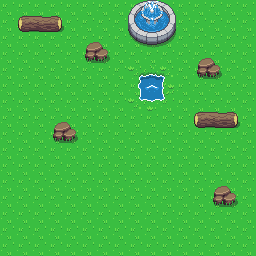

Tiled map render using the project's own tile images. Description and the whole map definition, tile-layer contents included, below:
An orthogonal 16x16 tile map with 16x16 px tiles, 3 tile layers (Capa de patrones 1, Capa de patrones 2, Capa de patrones 3) and 7 objects.

<map version="1.2" tiledversion="1.3.3" orientation="orthogonal" renderorder="right-down" width="16" height="16" tilewidth="16" tileheight="16" infinite="0" nextlayerid="8" nextobjectid="15">
 <tileset firstgid="1" source="MundoZelda.tsx" />
 <layer id="1" name="Capa de patrones 1" width="16" height="16">
  <data encoding="csv">
1,1,1,1,1,1,1,1,1,1,1,1,1,1,1,1,
1,1,1,1,1,1,1,1,1,1,1,1,1,1,1,1,
1,1,1,1,1,1,1,1,1,1,1,1,1,1,1,1,
1,1,1,1,1,1,1,1,1,1,1,1,1,1,1,1,
1,1,1,1,1,1,1,1,1,1,1,1,1,1,1,1,
1,1,1,1,1,1,1,1,1,1,1,1,1,1,1,1,
1,1,1,1,1,1,1,1,1,1,1,1,1,1,1,1,
1,1,1,1,1,1,1,1,1,1,1,1,1,1,1,1,
1,1,1,1,1,1,1,1,1,1,1,1,1,1,1,1,
1,1,1,1,1,1,1,1,1,1,1,1,1,1,1,1,
1,1,1,1,1,1,1,1,1,1,1,1,1,1,1,1,
1,1,1,1,1,1,1,1,1,1,1,1,1,1,1,1,
1,1,1,1,1,1,1,1,1,1,1,1,1,1,1,1,
1,1,1,1,1,1,1,1,1,1,1,1,1,1,1,1,
1,1,1,1,1,1,1,1,1,1,1,1,1,1,1,1,
1,1,1,1,1,1,1,1,1,1,1,1,1,1,1,1
</data>
 </layer>
 <layer id="2" name="Capa de patrones 2" width="16" height="16">
  <data encoding="csv">
0,0,0,0,0,0,0,0,0,0,0,0,0,0,0,0,
0,204,205,206,0,0,0,0,0,0,0,0,0,0,0,0,
0,0,0,0,0,45,46,0,0,0,0,0,0,0,0,0,
0,0,0,0,0,85,86,0,0,0,0,0,45,46,0,0,
0,0,0,0,0,0,0,0,243,244,245,0,85,86,0,0,
0,0,0,0,0,0,0,0,283,284,285,0,0,0,0,0,
0,0,0,0,0,0,0,0,323,324,325,0,0,0,0,0,
0,0,0,45,46,0,0,0,0,0,0,0,204,205,206,0,
0,0,0,85,86,0,0,0,0,0,0,0,0,0,0,0,
0,0,0,0,0,0,0,0,0,0,0,0,0,0,0,0,
0,0,0,0,0,0,0,0,0,0,0,0,0,0,0,0,
0,0,0,0,0,0,0,0,0,0,0,0,0,45,46,0,
0,0,0,0,0,0,0,0,0,0,0,0,0,85,86,0,
0,0,0,0,0,0,0,0,0,0,0,0,0,0,0,0,
0,0,0,0,0,0,0,0,0,0,0,0,0,0,0,0,
0,0,0,0,0,0,0,0,0,0,0,0,0,0,0,0
</data>
 </layer>
 <layer id="3" name="Capa de patrones 3" width="16" height="16" offsetx="-0.311171" offsety="-0.311171">
  <data encoding="csv">
0,0,0,0,0,0,0,0,383,384,385,0,0,0,0,0,
0,0,0,0,0,0,0,0,423,424,425,0,0,0,0,0,
0,0,0,0,0,0,0,0,463,464,465,0,0,0,0,0,
0,0,0,0,0,0,0,0,0,0,0,0,0,0,0,0,
0,0,0,0,0,0,0,0,0,0,0,0,0,0,0,0,
0,0,0,0,0,0,0,0,0,41,0,0,0,0,0,0,
0,0,0,0,0,0,0,0,0,0,0,0,0,0,0,0,
0,0,0,0,0,0,0,0,0,0,0,0,0,0,0,0,
0,0,0,0,0,0,0,0,0,0,0,0,0,0,0,0,
0,0,0,0,0,0,0,0,0,0,0,0,0,0,0,0,
0,0,0,0,0,0,0,0,0,0,0,0,0,0,0,0,
0,0,0,0,0,0,0,0,0,0,0,0,0,0,0,0,
0,0,0,0,0,0,0,0,0,0,0,0,0,0,0,0,
0,0,0,0,0,0,0,0,0,0,0,0,0,0,0,0,
0,0,0,0,0,0,0,0,0,0,0,0,0,0,0,0,
0,0,0,0,0,0,0,0,0,0,0,0,0,0,0,0
</data>
 </layer>
 <objectgroup id="7" name="colisiones">
  <object id="5" x="136.604" y="73.4362" width="28.9389" height="28.3165" />
  <object id="6" x="51.3431" y="121.045" width="24.8936" height="19.6037" />
  <object id="7" x="192.926" y="111.088" width="45.4309" height="17.1144" />
  <object id="8" x="213.152" y="185.458" width="22.7154" height="19.6037" />
  <object id="9" x="197.282" y="57.8777" width="23.0266" height="19.6037" />
  <object id="10" x="18.6702" y="14.625" width="43.2527" height="17.1144" />
  <object id="11" x="84.6384" y="42.3192" width="23.649" height="19.2926" />
 </objectgroup>
</map>
